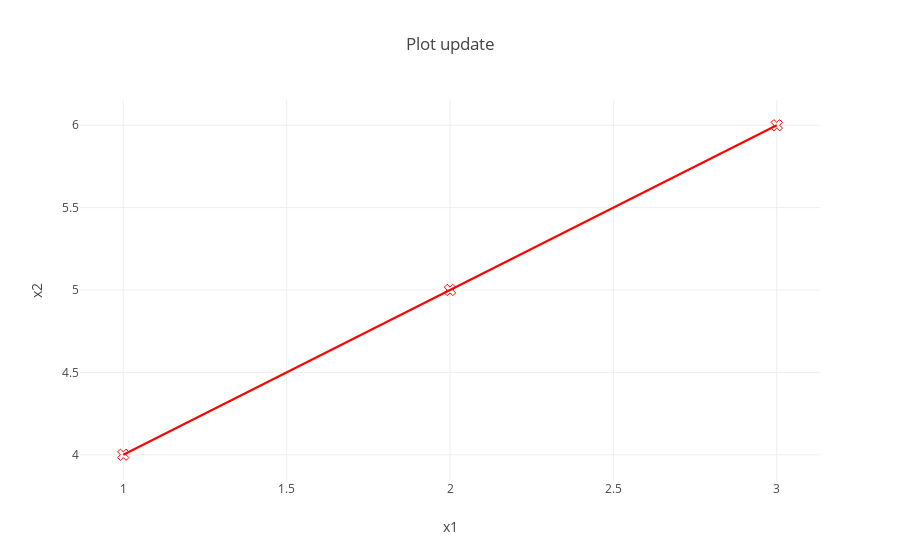

Notebook source saved alongside this figure:
### Code cell
# 可以看到Figure实例实际上就是一个字典类型的变量，我们可以更新这个变量
figure.update(dict(layout=dict(title='Plot update'), data=dict(marker=dict(color='blue'))))
plotly.offline.iplot(figure, filename='pyguide_2')

### Figure 1 — Plotly figure (JSON) as saved in the notebook; plotly's stock layout.template omitted (floating-point values rounded to 4 significant figures)
{"data": [{"marker": {"color": "red", "size": 10, "symbol": 104}, "mode": "markers+lines", "name": "1st Trace", "text": ["one", "two", "three"], "type": "scatter", "uid": "51f7328b-c4c7-45dd-8a22-15110100e013", "x": [1, 2, 3], "y": [4, 5, 6]}], "layout": {"title": "Plot update", "xaxis": {"title": "x1"}, "yaxis": {"title": "x2"}}}
